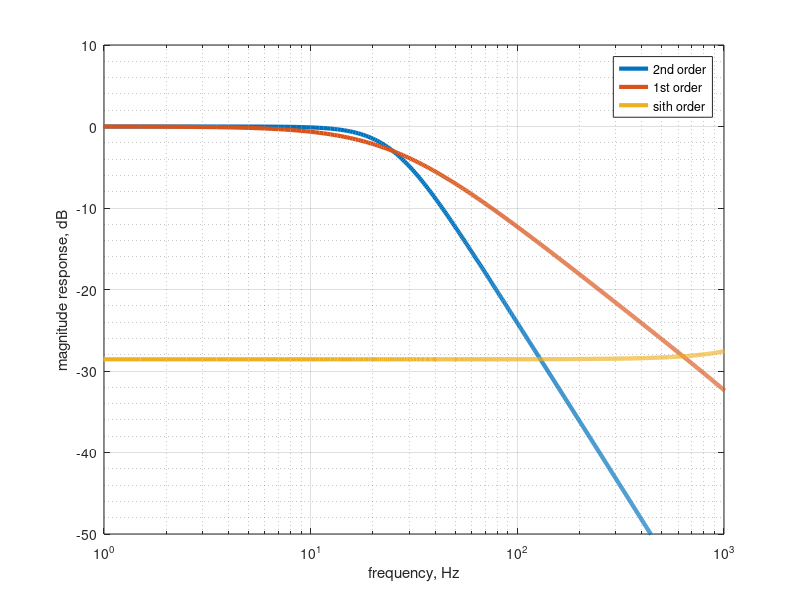

Write MATLAB code to recreate this figure.
% Setup variables
fs=1e4;
fcf=fs/400;
Omegacf=2*pi*fcf/fs; % Normalised digital frequency
alpha=1/tan(Omegacf/2); % Helps simplify the equations
N=fs;

% No idea; can't find a match in my notes
Q=1/sqrt(2); % as in "q-factor"?
K=1/(alpha^2+alpha/Q+1);

% Second order
B=[1 2 1]*K;
A=[1 2*(1-alpha^2)/(alpha^2+alpha/Q+1) (alpha^2-alpha/Q+1)/(alpha^2+alpha/Q+1)];
[H,f2]=freqz(B,A,N,fs);
semilogx(f2,20*log10(abs(H)),'LineWidth',3);
hold on

% First order
alpha=1/alpha; % Reciprocal of alpha for some reason
B=[alpha alpha]/(1+alpha); % 2 elements, what?
A=[1 (alpha-1)/(1+alpha)];
[H,f2]=freqz(B,A,N,fs);
semilogx(f2,20*log10(abs(H)),'LineWidth',3);

% Sith order (silly)
alpha=1/tan(Omegacf/2);
B=[1 2 1]*K;
A=[1 2*(1-alpha^2)/(alpha^3+alpha/Q+1) (alpha^2-alpha/Q+1)/(alpha^2+alpha/Q+1)];
[H,f3]=freqz(B,A,N,fs);
semilogx(f3,20*log10(abs(H)*300),'LineWidth',3);
hold on

% Configure graph
xlabel('frequency, Hz')
ylabel('magnitude response, dB')
legend('2nd order','1st order', 'sith order','Location','best')
axis([1 1e3 -50 10])
grid on
grid minor
hold off